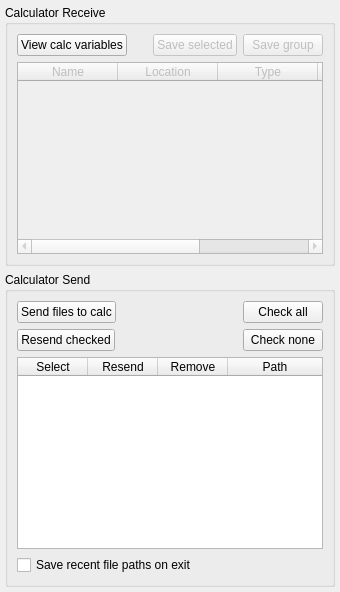
      <widget class="QWidget" name="variablesWidget">
       <attribute name="icon">
        <iconset resource="resources.qrc">
         <normaloff>:/icons/resources/icons/variables.png</normaloff>:/icons/resources/icons/variables.png</iconset>
       </attribute>
       <attribute name="title">
        <string>Variables</string>
       </attribute>
       <layout class="QGridLayout" name="gridLayout_13">
        <property name="leftMargin">
         <number>5</number>
        </property>
        <property name="topMargin">
         <number>5</number>
        </property>
        <property name="rightMargin">
         <number>5</number>
        </property>
        <property name="bottomMargin">
         <number>5</number>
        </property>
        <item row="0" column="0">
         <widget class="QGroupBox" name="groupBox_12">
          <property name="title">
           <string>Calculator Receive</string>
          </property>
          <layout class="QVBoxLayout" name="verticalLayout_5">
           <item>
            <layout class="QHBoxLayout" name="horizontalLayout_5">
             <property name="spacing">
              <number>6</number>
             </property>
             <property name="topMargin">
              <number>0</number>
             </property>
             <property name="bottomMargin">
              <number>0</number>
             </property>
             <item>
              <widget class="QPushButton" name="buttonRefreshList">
               <property name="sizePolicy">
                <sizepolicy hsizetype="Preferred" vsizetype="Maximum">
                 <horstretch>0</horstretch>
                 <verstretch>0</verstretch>
                </sizepolicy>
               </property>
               <property name="focusPolicy">
                <enum>Qt::TabFocus</enum>
               </property>
               <property name="text">
                <string>View calc variables</string>
               </property>
               <property name="icon">
                <iconset resource="resources.qrc">
                 <normaloff>:/icons/resources/icons/states.png</normaloff>:/icons/resources/icons/states.png</iconset>
               </property>
              </widget>
             </item>
             <item>
              <spacer name="horizontalSpacer_3">
               <property name="orientation">
                <enum>Qt::Horizontal</enum>
               </property>
               <property name="sizeType">
                <enum>QSizePolicy::MinimumExpanding</enum>
               </property>
               <property name="sizeHint" stdset="0">
                <size>
                 <width>20</width>
                 <height>0</height>
                </size>
               </property>
              </spacer>
             </item>
             <item>
              <widget class="QPushButton" name="buttonReceiveFiles">
               <property name="enabled">
                <bool>false</bool>
               </property>
               <property name="sizePolicy">
                <sizepolicy hsizetype="Preferred" vsizetype="Maximum">
                 <horstretch>0</horstretch>
                 <verstretch>0</verstretch>
                </sizepolicy>
               </property>
               <property name="focusPolicy">
                <enum>Qt::TabFocus</enum>
               </property>
               <property name="text">
                <string>Save selected</string>
               </property>
               <property name="icon">
                <iconset resource="resources.qrc">
                 <normaloff>:/icons/resources/icons/save.png</normaloff>:/icons/resources/icons/save.png</iconset>
               </property>
              </widget>
             </item>
             <item>
              <widget class="QPushButton" name="buttonReceiveFile">
               <property name="enabled">
                <bool>false</bool>
               </property>
               <property name="sizePolicy">
                <sizepolicy hsizetype="Preferred" vsizetype="Maximum">
                 <horstretch>0</horstretch>
                 <verstretch>0</verstretch>
                </sizepolicy>
               </property>
               <property name="focusPolicy">
                <enum>Qt::TabFocus</enum>
               </property>
               <property name="text">
                <string>Save group</string>
               </property>
               <property name="icon">
                <iconset resource="resources.qrc">
                 <normaloff>:/icons/resources/icons/save.png</normaloff>:/icons/resources/icons/save.png</iconset>
               </property>
              </widget>
             </item>
            </layout>
           </item>
           <item>
            <widget class="QTableWidget" name="emuVarView">
             <property name="enabled">
              <bool>false</bool>
             </property>
             <property name="sizePolicy">
              <sizepolicy hsizetype="Expanding" vsizetype="Expanding">
               <horstretch>0</horstretch>
               <verstretch>0</verstretch>
              </sizepolicy>
             </property>
             <property name="contextMenuPolicy">
              <enum>Qt::CustomContextMenu</enum>
             </property>
             <property name="acceptDrops">
              <bool>false</bool>
             </property>
             <property name="editTriggers">
              <set>QAbstractItemView::NoEditTriggers</set>
             </property>
             <property name="showDropIndicator" stdset="0">
              <bool>false</bool>
             </property>
             <property name="dragDropOverwriteMode">
              <bool>false</bool>
             </property>
             <property name="selectionBehavior">
              <enum>QAbstractItemView::SelectRows</enum>
             </property>
             <property name="textElideMode">
              <enum>Qt::ElideRight</enum>
             </property>
             <property name="verticalScrollMode">
              <enum>QAbstractItemView::ScrollPerPixel</enum>
             </property>
             <property name="horizontalScrollMode">
              <enum>QAbstractItemView::ScrollPerPixel</enum>
             </property>
             <property name="sortingEnabled">
              <bool>true</bool>
             </property>
             <property name="wordWrap">
              <bool>false</bool>
             </property>
             <attribute name="horizontalHeaderDefaultSectionSize">
              <number>100</number>
             </attribute>
             <attribute name="horizontalHeaderHighlightSections">
              <bool>false</bool>
             </attribute>
             <attribute name="horizontalHeaderMinimumSectionSize">
              <number>40</number>
             </attribute>
             <attribute name="horizontalHeaderShowSortIndicator" stdset="0">
              <bool>true</bool>
             </attribute>
             <attribute name="horizontalHeaderStretchLastSection">
              <bool>true</bool>
             </attribute>
             <attribute name="verticalHeaderVisible">
              <bool>false</bool>
             </attribute>
             <attribute name="verticalHeaderDefaultSectionSize">
              <number>21</number>
             </attribute>
             <attribute name="verticalHeaderShowSortIndicator" stdset="0">
              <bool>false</bool>
             </attribute>
             <column>
              <property name="text">
               <string>Name</string>
              </property>
             </column>
             <column>
              <property name="text">
               <string>Location</string>
              </property>
             </column>
             <column>
              <property name="text">
               <string>Type</string>
              </property>
             </column>
             <column>
              <property name="text">
               <string>Size</string>
              </property>
             </column>
             <column>
              <property name="text">
               <string>Preview</string>
              </property>
             </column>
            </widget>
           </item>
          </layout>
         </widget>
        </item>
        <item row="1" column="0">
         <widget class="QGroupBox" name="groupBox_3">
          <property name="title">
           <string>Calculator Send</string>
          </property>
          <layout class="QGridLayout" name="gridLayout_12">
           <item row="2" column="0">
            <widget class="QTableWidget" name="varLoadedView">
             <property name="sizePolicy">
              <sizepolicy hsizetype="Expanding" vsizetype="Expanding">
               <horstretch>0</horstretch>
               <verstretch>0</verstretch>
              </sizepolicy>
             </property>
             <property name="focusPolicy">
              <enum>Qt::ClickFocus</enum>
             </property>
             <property name="contextMenuPolicy">
              <enum>Qt::CustomContextMenu</enum>
             </property>
             <property name="showDropIndicator" stdset="0">
              <bool>false</bool>
             </property>
             <property name="dragDropOverwriteMode">
              <bool>false</bool>
             </property>
             <property name="selectionBehavior">
              <enum>QAbstractItemView::SelectRows</enum>
             </property>
             <property name="verticalScrollMode">
              <enum>QAbstractItemView::ScrollPerPixel</enum>
             </property>
             <property name="horizontalScrollMode">
              <enum>QAbstractItemView::ScrollPerPixel</enum>
             </property>
             <property name="sortingEnabled">
              <bool>true</bool>
             </property>
             <property name="wordWrap">
              <bool>false</bool>
             </property>
             <attribute name="horizontalHeaderCascadingSectionResizes">
              <bool>true</bool>
             </attribute>
             <attribute name="horizontalHeaderDefaultSectionSize">
              <number>70</number>
             </attribute>
             <attribute name="horizontalHeaderMinimumSectionSize">
              <number>50</number>
             </attribute>
             <attribute name="horizontalHeaderStretchLastSection">
              <bool>true</bool>
             </attribute>
             <attribute name="verticalHeaderVisible">
              <bool>false</bool>
             </attribute>
             <attribute name="verticalHeaderDefaultSectionSize">
              <number>21</number>
             </attribute>
             <column>
              <property name="text">
               <string>Select</string>
              </property>
             </column>
             <column>
              <property name="text">
               <string>Resend</string>
              </property>
             </column>
             <column>
              <property name="text">
               <string>Remove</string>
              </property>
             </column>
             <column>
              <property name="text">
               <string>Path</string>
              </property>
             </column>
            </widget>
           </item>
           <item row="0" column="0">
            <layout class="QHBoxLayout" name="horizontalLayout_26">
             <property name="bottomMargin">
              <number>0</number>
             </property>
             <item>
              <layout class="QVBoxLayout" name="verticalLayout_17">
               <property name="rightMargin">
                <number>0</number>
               </property>
               <item>
                <widget class="QPushButton" name="buttonSend">
                 <property name="sizePolicy">
                  <sizepolicy hsizetype="Maximum" vsizetype="Maximum">
                   <horstretch>0</horstretch>
                   <verstretch>0</verstretch>
                  </sizepolicy>
                 </property>
                 <property name="focusPolicy">
                  <enum>Qt::TabFocus</enum>
                 </property>
                 <property name="text">
                  <string>Send files to calc</string>
                 </property>
                 <property name="icon">
                  <iconset resource="resources.qrc">
                   <normaloff>:/icons/resources/icons/open.png</normaloff>:/icons/resources/icons/open.png</iconset>
                 </property>
                </widget>
               </item>
               <item>
                <widget class="QPushButton" name="buttonResendFiles">
                 <property name="sizePolicy">
                  <sizepolicy hsizetype="Maximum" vsizetype="Maximum">
                   <horstretch>0</horstretch>
                   <verstretch>0</verstretch>
                  </sizepolicy>
                 </property>
                 <property name="text">
                  <string>Resend checked</string>
                 </property>
                 <property name="icon">
                  <iconset resource="resources.qrc">
                   <normaloff>:/icons/resources/icons/variables.png</normaloff>:/icons/resources/icons/variables.png</iconset>
                 </property>
                </widget>
               </item>
              </layout>
             </item>
             <item>
              <spacer name="horizontalSpacer_2">
               <property name="orientation">
                <enum>Qt::Horizontal</enum>
               </property>
               <property name="sizeHint" stdset="0">
                <size>
                 <width>0</width>
                 <height>20</height>
                </size>
               </property>
              </spacer>
             </item>
             <item>
              <layout class="QHBoxLayout" name="horizontalLayout_29">
               <property name="rightMargin">
                <number>0</number>
               </property>
               <property name="bottomMargin">
                <number>0</number>
               </property>
               <item>
                <layout class="QVBoxLayout" name="verticalLayout_26">
                 <property name="rightMargin">
                  <number>0</number>
                 </property>
                 <property name="bottomMargin">
                  <number>0</number>
                 </property>
                 <item>
                  <widget class="QPushButton" name="buttonSelectVars">
                   <property name="text">
                    <string>Check all</string>
                   </property>
                   <property name="icon">
                    <iconset resource="resources.qrc">
                     <normaloff>:/icons/resources/icons/run.png</normaloff>:/icons/resources/icons/run.png</iconset>
                   </property>
                  </widget>
                 </item>
                 <item>
                  <widget class="QPushButton" name="buttonDeselectVars">
                   <property name="text">
                    <string>Check none</string>
                   </property>
                   <property name="icon">
                    <iconset resource="resources.qrc">
                     <normaloff>:/icons/resources/icons/minus.png</normaloff>:/icons/resources/icons/minus.png</iconset>
                   </property>
                  </widget>
                 </item>
                </layout>
               </item>
              </layout>
             </item>
            </layout>
           </item>
           <item row="3" column="0">
            <widget class="QCheckBox" name="checkSaveRecent">
             <property name="text">
              <string>Save recent file paths on exit</string>
             </property>
            </widget>
           </item>
          </layout>
         </widget>
        </item>
       </layout>
      </widget>
